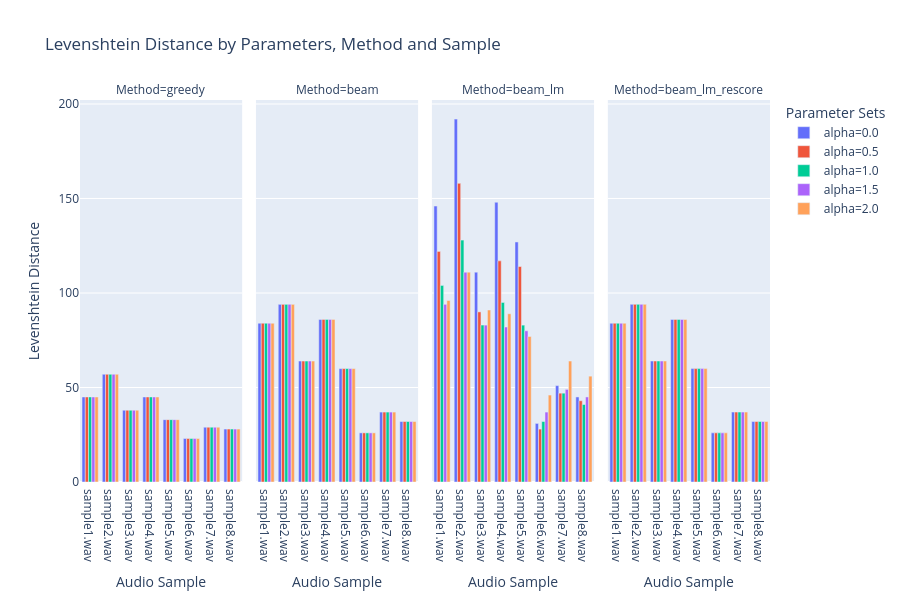

Notebook cell for this chart:
### Code cell
plot_data = []
for param_set, results in results_alphas.items():
    for audio_path, data in results.items():
        sample_name = audio_path.split('/')[-1]
        for method, metrics in data.items():
            plot_data.append({
                'Sample': sample_name,
                'Parameters': param_set,
                'Method': method,
                'Levenshtein Distance': metrics['levenshtein_distance']
            })

fig = px.bar(
    plot_data,
    x='Sample',
    y='Levenshtein Distance',
    color='Parameters',
    facet_col='Method',
    barmode='group',
    title='Levenshtein Distance by Parameters, Method and Sample',
    labels={'Sample': 'Audio Sample'},
)

fig.update_layout(
    showlegend=True,
    legend_title_text='Parameter Sets',
    height=600
)

fig.show()

### Figure 1 — Plotly figure (JSON) as saved in the notebook; plotly's stock layout.template omitted (floating-point values rounded to 4 significant figures)
{"data": [{"alignmentgroup": "True", "hovertemplate": "Parameters=alpha=0.0<br>Method=greedy<br>Audio Sample=%{x}<br>Levenshtein Distance=%{y}<extra></extra>", "legendgroup": "alpha=0.0", "marker": {"color": "#636efa", "pattern": {"shape": ""}}, "name": "alpha=0.0", "offsetgroup": "alpha=0.0", "orientation": "v", "showlegend": true, "textposition": "auto", "type": "bar", "x": ["sample1.wav", "sample2.wav", "sample3.wav", "sample4.wav", "sample5.wav", "sample6.wav", "sample7.wav", "sample8.wav"], "xaxis": "x", "y": [45, 57, 38, 45, 33, 23, 29, 28], "yaxis": "y"}, {"alignmentgroup": "True", "hovertemplate": "Parameters=alpha=0.0<br>Method=beam<br>Audio Sample=%{x}<br>Levenshtein Distance=%{y}<extra></extra>", "legendgroup": "alpha=0.0", "marker": {"color": "#636efa", "pattern": {"shape": ""}}, "name": "alpha=0.0", "offsetgroup": "alpha=0.0", "orientation": "v", "showlegend": false, "textposition": "auto", "type": "bar", "x": ["sample1.wav", "sample2.wav", "sample3.wav", "sample4.wav", "sample5.wav", "sample6.wav", "sample7.wav", "sample8.wav"], "xaxis": "x2", "y": [84, 94, 64, 86, 60, 26, 37, 32], "yaxis": "y2"}, {"alignmentgroup": "True", "hovertemplate": "Parameters=alpha=0.0<br>Method=beam_lm<br>Audio Sample=%{x}<br>Levenshtein Distance=%{y}<extra></extra>", "legendgroup": "alpha=0.0", "marker": {"color": "#636efa", "pattern": {"shape": ""}}, "name": "alpha=0.0", "offsetgroup": "alpha=0.0", "orientation": "v", "showlegend": false, "textposition": "auto", "type": "bar", "x": ["sample1.wav", "sample2.wav", "sample3.wav", "sample4.wav", "sample5.wav", "sample6.wav", "sample7.wav", "sample8.wav"], "xaxis": "x3", "y": [146, 192, 111, 148, 127, 31, 51, 45], "yaxis": "y3"}, {"alignmentgroup": "True", "hovertemplate": "Parameters=alpha=0.0<br>Method=beam_lm_rescore<br>Audio Sample=%{x}<br>Levenshtein Distance=%{y}<extra></extra>", "legendgroup": "alpha=0.0", "marker": {"color": "#636efa", "pattern": {"shape": ""}}, "name": "alpha=0.0", "offsetgroup": "alpha=0.0", "orientation": "v", "showlegend": false, "textposition": "auto", "type": "bar", "x": ["sample1.wav", "sample2.wav", "sample3.wav", "sample4.wav", "sample5.wav", "sample6.wav", "sample7.wav", "sample8.wav"], "xaxis": "x4", "y": [84, 94, 64, 86, 60, 26, 37, 32], "yaxis": "y4"}, {"alignmentgroup": "True", "hovertemplate": "Parameters=alpha=0.5<br>Method=greedy<br>Audio Sample=%{x}<br>Levenshtein Distance=%{y}<extra></extra>", "legendgroup": "alpha=0.5", "marker": {"color": "#EF553B", "pattern": {"shape": ""}}, "name": "alpha=0.5", "offsetgroup": "alpha=0.5", "orientation": "v", "showlegend": true, "textposition": "auto", "type": "bar", "x": ["sample1.wav", "sample2.wav", "sample3.wav", "sample4.wav", "sample5.wav", "sample6.wav", "sample7.wav", "sample8.wav"], "xaxis": "x", "y": [45, 57, 38, 45, 33, 23, 29, 28], "yaxis": "y"}, {"alignmentgroup": "True", "hovertemplate": "Parameters=alpha=0.5<br>Method=beam<br>Audio Sample=%{x}<br>Levenshtein Distance=%{y}<extra></extra>", "legendgroup": "alpha=0.5", "marker": {"color": "#EF553B", "pattern": {"shape": ""}}, "name": "alpha=0.5", "offsetgroup": "alpha=0.5", "orientation": "v", "showlegend": false, "textposition": "auto", "type": "bar", "x": ["sample1.wav", "sample2.wav", "sample3.wav", "sample4.wav", "sample5.wav", "sample6.wav", "sample7.wav", "sample8.wav"], "xaxis": "x2", "y": [84, 94, 64, 86, 60, 26, 37, 32], "yaxis": "y2"}, {"alignmentgroup": "True", "hovertemplate": "Parameters=alpha=0.5<br>Method=beam_lm<br>Audio Sample=%{x}<br>Levenshtein Distance=%{y}<extra></extra>", "legendgroup": "alpha=0.5", "marker": {"color": "#EF553B", "pattern": {"shape": ""}}, "name": "alpha=0.5", "offsetgroup": "alpha=0.5", "orientation": "v", "showlegend": false, "textposition": "auto", "type": "bar", "x": ["sample1.wav", "sample2.wav", "sample3.wav", "sample4.wav", "sample5.wav", "sample6.wav", "sample7.wav", "sample8.wav"], "xaxis": "x3", "y": [122, 158, 90, 117, 114, 28, 47, 43], "yaxis": "y3"}, {"alignmentgroup": "True", "hovertemplate": "Parameters=alpha=0.5<br>Method=beam_lm_rescore<br>Audio Sample=%{x}<br>Levenshtein Distance=%{y}<extra></extra>", "legendgroup": "alpha=0.5", "marker": {"color": "#EF553B", "pattern": {"shape": ""}}, "name": "alpha=0.5", "offsetgroup": "alpha=0.5", "orientation": "v", "showlegend": false, "textposition": "auto", "type": "bar", "x": ["sample1.wav", "sample2.wav", "sample3.wav", "sample4.wav", "sample5.wav", "sample6.wav", "sample7.wav", "sample8.wav"], "xaxis": "x4", "y": [84, 94, 64, 86, 60, 26, 37, 32], "yaxis": "y4"}, {"alignmentgroup": "True", "hovertemplate": "Parameters=alpha=1.0<br>Method=greedy<br>Audio Sample=%{x}<br>Levenshtein Distance=%{y}<extra></extra>", "legendgroup": "alpha=1.0", "marker": {"color": "#00cc96", "pattern": {"shape": ""}}, "name": "alpha=1.0", "offsetgroup": "alpha=1.0", "orientation": "v", "showlegend": true, "textposition": "auto", "type": "bar", "x": ["sample1.wav", "sample2.wav", "sample3.wav", "sample4.wav", "sample5.wav", "sample6.wav", "sample7.wav", "sample8.wav"], "xaxis": "x", "y": [45, 57, 38, 45, 33, 23, 29, 28], "yaxis": "y"}, {"alignmentgroup": "True", "hovertemplate": "Parameters=alpha=1.0<br>Method=beam<br>Audio Sample=%{x}<br>Levenshtein Distance=%{y}<extra></extra>", "legendgroup": "alpha=1.0", "marker": {"color": "#00cc96", "pattern": {"shape": ""}}, "name": "alpha=1.0", "offsetgroup": "alpha=1.0", "orientation": "v", "showlegend": false, "textposition": "auto", "type": "bar", "x": ["sample1.wav", "sample2.wav", "sample3.wav", "sample4.wav", "sample5.wav", "sample6.wav", "sample7.wav", "sample8.wav"], "xaxis": "x2", "y": [84, 94, 64, 86, 60, 26, 37, 32], "yaxis": "y2"}, {"alignmentgroup": "True", "hovertemplate": "Parameters=alpha=1.0<br>Method=beam_lm<br>Audio Sample=%{x}<br>Levenshtein Distance=%{y}<extra></extra>", "legendgroup": "alpha=1.0", "marker": {"color": "#00cc96", "pattern": {"shape": ""}}, "name": "alpha=1.0", "offsetgroup": "alpha=1.0", "orientation": "v", "showlegend": false, "textposition": "auto", "type": "bar", "x": ["sample1.wav", "sample2.wav", "sample3.wav", "sample4.wav", "sample5.wav", "sample6.wav", "sample7.wav", "sample8.wav"], "xaxis": "x3", "y": [104, 128, 83, 95, 83, 32, 47, 41], "yaxis": "y3"}, {"alignmentgroup": "True", "hovertemplate": "Parameters=alpha=1.0<br>Method=beam_lm_rescore<br>Audio Sample=%{x}<br>Levenshtein Distance=%{y}<extra></extra>", "legendgroup": "alpha=1.0", "marker": {"color": "#00cc96", "pattern": {"shape": ""}}, "name": "alpha=1.0", "offsetgroup": "alpha=1.0", "orientation": "v", "showlegend": false, "textposition": "auto", "type": "bar", "x": ["sample1.wav", "sample2.wav", "sample3.wav", "sample4.wav", "sample5.wav", "sample6.wav", "sample7.wav", "sample8.wav"], "xaxis": "x4", "y": [84, 94, 64, 86, 60, 26, 37, 32], "yaxis": "y4"}, {"alignmentgroup": "True", "hovertemplate": "Parameters=alpha=1.5<br>Method=greedy<br>Audio Sample=%{x}<br>Levenshtein Distance=%{y}<extra></extra>", "legendgroup": "alpha=1.5", "marker": {"color": "#ab63fa", "pattern": {"shape": ""}}, "name": "alpha=1.5", "offsetgroup": "alpha=1.5", "orientation": "v", "showlegend": true, "textposition": "auto", "type": "bar", "x": ["sample1.wav", "sample2.wav", "sample3.wav", "sample4.wav", "sample5.wav", "sample6.wav", "sample7.wav", "sample8.wav"], "xaxis": "x", "y": [45, 57, 38, 45, 33, 23, 29, 28], "yaxis": "y"}, {"alignmentgroup": "True", "hovertemplate": "Parameters=alpha=1.5<br>Method=beam<br>Audio Sample=%{x}<br>Levenshtein Distance=%{y}<extra></extra>", "legendgroup": "alpha=1.5", "marker": {"color": "#ab63fa", "pattern": {"shape": ""}}, "name": "alpha=1.5", "offsetgroup": "alpha=1.5", "orientation": "v", "showlegend": false, "textposition": "auto", "type": "bar", "x": ["sample1.wav", "sample2.wav", "sample3.wav", "sample4.wav", "sample5.wav", "sample6.wav", "sample7.wav", "sample8.wav"], "xaxis": "x2", "y": [84, 94, 64, 86, 60, 26, 37, 32], "yaxis": "y2"}, {"alignmentgroup": "True", "hovertemplate": "Parameters=alpha=1.5<br>Method=beam_lm<br>Audio Sample=%{x}<br>Levenshtein Distance=%{y}<extra></extra>", "legendgroup": "alpha=1.5", "marker": {"color": "#ab63fa", "pattern": {"shape": ""}}, "name": "alpha=1.5", "offsetgroup": "alpha=1.5", "orientation": "v", "showlegend": false, "textposition": "auto", "type": "bar", "x": ["sample1.wav", "sample2.wav", "sample3.wav", "sample4.wav", "sample5.wav", "sample6.wav", "sample7.wav", "sample8.wav"], "xaxis": "x3", "y": [94, 111, 83, 82, 80, 37, 49, 45], "yaxis": "y3"}, {"alignmentgroup": "True", "hovertemplate": "Parameters=alpha=1.5<br>Method=beam_lm_rescore<br>Audio Sample=%{x}<br>Levenshtein Distance=%{y}<extra></extra>", "legendgroup": "alpha=1.5", "marker": {"color": "#ab63fa", "pattern": {"shape": ""}}, "name": "alpha=1.5", "offsetgroup": "alpha=1.5", "orientation": "v", "showlegend": false, "textposition": "auto", "type": "bar", "x": ["sample1.wav", "sample2.wav", "sample3.wav", "sample4.wav", "sample5.wav", "sample6.wav", "sample7.wav", "sample8.wav"], "xaxis": "x4", "y": [84, 94, 64, 86, 60, 26, 37, 32], "yaxis": "y4"}, {"alignmentgroup": "True", "hovertemplate": "Parameters=alpha=2.0<br>Method=greedy<br>Audio Sample=%{x}<br>Levenshtein Distance=%{y}<extra></extra>", "legendgroup": "alpha=2.0", "marker": {"color": "#FFA15A", "pattern": {"shape": ""}}, "name": "alpha=2.0", "offsetgroup": "alpha=2.0", "orientation": "v", "showlegend": true, "textposition": "auto", "type": "bar", "x": ["sample1.wav", "sample2.wav", "sample3.wav", "sample4.wav", "sample5.wav", "sample6.wav", "sample7.wav", "sample8.wav"], "xaxis": "x", "y": [45, 57, 38, 45, 33, 23, 29, 28], "yaxis": "y"}, {"alignmentgroup": "True", "hovertemplate": "Parameters=alpha=2.0<br>Method=beam<br>Audio Sample=%{x}<br>Levenshtein Distance=%{y}<extra></extra>", "legendgroup": "alpha=2.0", "marker": {"color": "#FFA15A", "pattern": {"shape": ""}}, "name": "alpha=2.0", "offsetgroup": "alpha=2.0", "orientation": "v", "showlegend": false, "textposition": "auto", "type": "bar", "x": ["sample1.wav", "sample2.wav", "sample3.wav", "sample4.wav", "sample5.wav", "sample6.wav", "sample7.wav", "sample8.wav"], "xaxis": "x2", "y": [84, 94, 64, 86, 60, 26, 37, 32], "yaxis": "y2"}, {"alignmentgroup": "True", "hovertemplate": "Parameters=alpha=2.0<br>Method=beam_lm<br>Audio Sample=%{x}<br>Levenshtein Distance=%{y}<extra></extra>", "legendgroup": "alpha=2.0", "marker": {"color": "#FFA15A", "pattern": {"shape": ""}}, "name": "alpha=2.0", "offsetgroup": "alpha=2.0", "orientation": "v", "showlegend": false, "textposition": "auto", "type": "bar", "x": ["sample1.wav", "sample2.wav", "sample3.wav", "sample4.wav", "sample5.wav", "sample6.wav", "sample7.wav", "sample8.wav"], "xaxis": "x3", "y": [96, 111, 91, 89, 77, 46, 64, 56], "yaxis": "y3"}, {"alignmentgroup": "True", "hovertemplate": "Parameters=alpha=2.0<br>Method=beam_lm_rescore<br>Audio Sample=%{x}<br>Levenshtein Distance=%{y}<extra></extra>", "legendgroup": "alpha=2.0", "marker": {"color": "#FFA15A", "pattern": {"shape": ""}}, "name": "alpha=2.0", "offsetgroup": "alpha=2.0", "orientation": "v", "showlegend": false, "textposition": "auto", "type": "bar", "x": ["sample1.wav", "sample2.wav", "sample3.wav", "sample4.wav", "sample5.wav", "sample6.wav", "sample7.wav", "sample8.wav"], "xaxis": "x4", "y": [84, 94, 64, 86, 60, 26, 37, 32], "yaxis": "y4"}], "layout": {"annotations": [{"font": {}, "showarrow": false, "text": "Method=greedy", "x": 0.1175, "xanchor": "center", "xref": "paper", "y": 1, "yanchor": "bottom", "yref": "paper"}, {"font": {}, "showarrow": false, "text": "Method=beam", "x": 0.3725, "xanchor": "center", "xref": "paper", "y": 1, "yanchor": "bottom", "yref": "paper"}, {"font": {}, "showarrow": false, "text": "Method=beam_lm", "x": 0.6275, "xanchor": "center", "xref": "paper", "y": 1, "yanchor": "bottom", "yref": "paper"}, {"font": {}, "showarrow": false, "text": "Method=beam_lm_rescore", "x": 0.8825, "xanchor": "center", "xref": "paper", "y": 1, "yanchor": "bottom", "yref": "paper"}], "barmode": "group", "height": 600, "legend": {"title": {"text": "Parameter Sets"}, "tracegroupgap": 0}, "showlegend": true, "title": {"text": "Levenshtein Distance by Parameters, Method and Sample"}, "xaxis": {"anchor": "y", "domain": [0, 0.235], "title": {"text": "Audio Sample"}}, "xaxis2": {"anchor": "y2", "domain": [0.255, 0.49], "matches": "x", "title": {"text": "Audio Sample"}}, "xaxis3": {"anchor": "y3", "domain": [0.51, 0.745], "matches": "x", "title": {"text": "Audio Sample"}}, "xaxis4": {"anchor": "y4", "domain": [0.765, 1.0], "matches": "x", "title": {"text": "Audio Sample"}}, "yaxis": {"anchor": "x", "domain": [0, 1], "title": {"text": "Levenshtein Distance"}}, "yaxis2": {"anchor": "x2", "domain": [0, 1], "matches": "y", "showticklabels": false}, "yaxis3": {"anchor": "x3", "domain": [0, 1], "matches": "y", "showticklabels": false}, "yaxis4": {"anchor": "x4", "domain": [0, 1], "matches": "y", "showticklabels": false}}}
